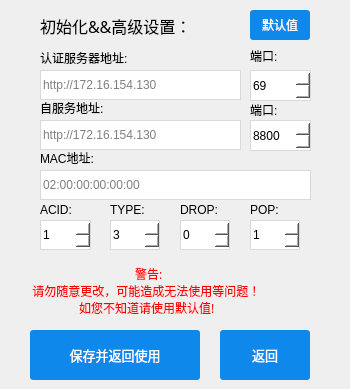
    <widget class="QWidget" name="advanced">
     <widget class="QPushButton" name="advanced_save">
      <property name="geometry">
       <rect>
        <x>30</x>
        <y>330</y>
        <width>170</width>
        <height>50</height>
       </rect>
      </property>
      <property name="font">
       <font>
        <family>微软雅黑</family>
        <pointsize>10</pointsize>
       </font>
      </property>
      <property name="styleSheet">
       <string notr="true">QPushButton{    
	background:#0f88eb;
    border: 0;
    border-radius: 3px;
    line-height: 41px;
    color: #fff;
	}
QPushButton:hover{
background:#0b77bd;
}
QPushButton:pressed
{
background:#0b4a73;
}</string>
      </property>
      <property name="text">
       <string>保存并返回使用</string>
      </property>
     </widget>
     <widget class="QLabel" name="Ladvanced">
      <property name="geometry">
       <rect>
        <x>40</x>
        <y>10</y>
        <width>191</width>
        <height>31</height>
       </rect>
      </property>
      <property name="font">
       <font>
        <family>微软雅黑</family>
        <pointsize>12</pointsize>
       </font>
      </property>
      <property name="text">
       <string>初始化&amp;&amp;高级设置：</string>
      </property>
     </widget>
     <widget class="QLabel" name="Warning">
      <property name="geometry">
       <rect>
        <x>20</x>
        <y>260</y>
        <width>321</width>
        <height>61</height>
       </rect>
      </property>
      <property name="font">
       <font>
        <family>微软雅黑</family>
        <pointsize>9</pointsize>
       </font>
      </property>
      <property name="styleSheet">
       <string notr="true">color: #ff0000;</string>
      </property>
      <property name="text">
       <string>                                     警告:
    请勿随意更改，可能造成无法使用等问题！
                   如您不知道请使用默认值!</string>
      </property>
     </widget>
     <widget class="QLineEdit" name="login_server">
      <property name="geometry">
       <rect>
        <x>40</x>
        <y>70</y>
        <width>201</width>
        <height>30</height>
       </rect>
      </property>
      <property name="styleSheet">
       <string notr="true">border: 1px solid #D9D9D6;
 background: #fff</string>
      </property>
      <property name="placeholderText">
       <string>http://172.16.154.130</string>
      </property>
     </widget>
     <widget class="QLineEdit" name="service_server">
      <property name="geometry">
       <rect>
        <x>40</x>
        <y>120</y>
        <width>201</width>
        <height>30</height>
       </rect>
      </property>
      <property name="styleSheet">
       <string notr="true">border: 1px solid #D9D9D6;
 background: #fff</string>
      </property>
      <property name="placeholderText">
       <string>http://172.16.154.130</string>
      </property>
     </widget>
     <widget class="QLineEdit" name="mac">
      <property name="geometry">
       <rect>
        <x>40</x>
        <y>170</y>
        <width>271</width>
        <height>30</height>
       </rect>
      </property>
      <property name="styleSheet">
       <string notr="true">border: 1px solid #D9D9D6;
 background: #fff</string>
      </property>
      <property name="placeholderText">
       <string>02:00:00:00:00:00</string>
      </property>
     </widget>
     <widget class="QLabel" name="Lloginserver">
      <property name="geometry">
       <rect>
        <x>40</x>
        <y>50</y>
        <width>151</width>
        <height>16</height>
       </rect>
      </property>
      <property name="text">
       <string>认证服务器地址:</string>
      </property>
     </widget>
     <widget class="QLabel" name="Lserviceserver">
      <property name="geometry">
       <rect>
        <x>40</x>
        <y>100</y>
        <width>141</width>
        <height>16</height>
       </rect>
      </property>
      <property name="text">
       <string>自服务地址:</string>
      </property>
     </widget>
     <widget class="QLabel" name="Lmac">
      <property name="geometry">
       <rect>
        <x>40</x>
        <y>150</y>
        <width>141</width>
        <height>16</height>
       </rect>
      </property>
      <property name="text">
       <string>MAC地址:</string>
      </property>
     </widget>
     <widget class="QSpinBox" name="login_port">
      <property name="geometry">
       <rect>
        <x>250</x>
        <y>70</y>
        <width>61</width>
        <height>31</height>
       </rect>
      </property>
      <property name="styleSheet">
       <string notr="true">border: 1px solid #D9D9D6;
 background: #fff</string>
      </property>
      <property name="maximum">
       <number>65535</number>
      </property>
      <property name="value">
       <number>69</number>
      </property>
     </widget>
     <widget class="QLabel" name="Lloginserver_2">
      <property name="geometry">
       <rect>
        <x>250</x>
        <y>46</y>
        <width>41</width>
        <height>20</height>
       </rect>
      </property>
      <property name="text">
       <string>端口:</string>
      </property>
     </widget>
     <widget class="QLabel" name="Lloginserver_3">
      <property name="geometry">
       <rect>
        <x>250</x>
        <y>100</y>
        <width>41</width>
        <height>20</height>
       </rect>
      </property>
      <property name="text">
       <string>端口:</string>
      </property>
     </widget>
     <widget class="QSpinBox" name="service_port">
      <property name="geometry">
       <rect>
        <x>250</x>
        <y>120</y>
        <width>61</width>
        <height>31</height>
       </rect>
      </property>
      <property name="styleSheet">
       <string notr="true">border: 1px solid #D9D9D6;
 background: #fff</string>
      </property>
      <property name="maximum">
       <number>65535</number>
      </property>
      <property name="value">
       <number>8800</number>
      </property>
     </widget>
     <widget class="QLabel" name="Lloginserver_4">
      <property name="geometry">
       <rect>
        <x>40</x>
        <y>200</y>
        <width>41</width>
        <height>20</height>
       </rect>
      </property>
      <property name="text">
       <string>ACID:</string>
      </property>
     </widget>
     <widget class="QLabel" name="Lloginserver_5">
      <property name="geometry">
       <rect>
        <x>110</x>
        <y>200</y>
        <width>41</width>
        <height>20</height>
       </rect>
      </property>
      <property name="text">
       <string>TYPE:</string>
      </property>
     </widget>
     <widget class="QSpinBox" name="acid">
      <property name="geometry">
       <rect>
        <x>40</x>
        <y>220</y>
        <width>51</width>
        <height>30</height>
       </rect>
      </property>
      <property name="styleSheet">
       <string notr="true">border: 1px solid #D9D9D6;
 background: #fff</string>
      </property>
      <property name="maximum">
       <number>10</number>
      </property>
      <property name="value">
       <number>1</number>
      </property>
     </widget>
     <widget class="QSpinBox" name="type">
      <property name="geometry">
       <rect>
        <x>110</x>
        <y>220</y>
        <width>50</width>
        <height>30</height>
       </rect>
      </property>
      <property name="styleSheet">
       <string notr="true">border: 1px solid #D9D9D6;
 background: #fff</string>
      </property>
      <property name="minimum">
       <number>1</number>
      </property>
      <property name="maximum">
       <number>10</number>
      </property>
      <property name="value">
       <number>3</number>
      </property>
     </widget>
     <widget class="QSpinBox" name="drop">
      <property name="geometry">
       <rect>
        <x>180</x>
        <y>220</y>
        <width>50</width>
        <height>30</height>
       </rect>
      </property>
      <property name="styleSheet">
       <string notr="true">border: 1px solid #D9D9D6;
 background: #fff</string>
      </property>
      <property name="maximum">
       <number>1</number>
      </property>
     </widget>
     <widget class="QSpinBox" name="pop">
      <property name="geometry">
       <rect>
        <x>250</x>
        <y>220</y>
        <width>50</width>
        <height>30</height>
       </rect>
      </property>
      <property name="styleSheet">
       <string notr="true">border: 1px solid #D9D9D6;
 background: #fff</string>
      </property>
      <property name="maximum">
       <number>1</number>
      </property>
      <property name="value">
       <number>1</number>
      </property>
     </widget>
     <widget class="QLabel" name="Lloginserver_6">
      <property name="geometry">
       <rect>
        <x>180</x>
        <y>200</y>
        <width>41</width>
        <height>20</height>
       </rect>
      </property>
      <property name="text">
       <string>DROP:</string>
      </property>
     </widget>
     <widget class="QLabel" name="Lloginserver_7">
      <property name="geometry">
       <rect>
        <x>250</x>
        <y>200</y>
        <width>41</width>
        <height>20</height>
       </rect>
      </property>
      <property name="text">
       <string>POP:</string>
      </property>
     </widget>
     <widget class="QPushButton" name="setdefaults">
      <property name="geometry">
       <rect>
        <x>250</x>
        <y>10</y>
        <width>60</width>
        <height>30</height>
       </rect>
      </property>
      <property name="font">
       <font>
        <family>微软雅黑</family>
       </font>
      </property>
      <property name="styleSheet">
       <string notr="true">QPushButton{    
	background:#0f88eb;
    border: 0;
    border-radius: 3px;
    line-height: 41px;
    color: #fff;
	}
QPushButton:hover{
background:#0b77bd;
}
QPushButton:pressed
{
background:#0b4a73;
}</string>
      </property>
      <property name="text">
       <string>默认值</string>
      </property>
      <property name="flat">
       <bool>false</bool>
      </property>
     </widget>
     <widget class="QPushButton" name="advanced_back">
      <property name="geometry">
       <rect>
        <x>220</x>
        <y>330</y>
        <width>90</width>
        <height>50</height>
       </rect>
      </property>
      <property name="font">
       <font>
        <family>微软雅黑</family>
        <pointsize>10</pointsize>
       </font>
      </property>
      <property name="styleSheet">
       <string notr="true">QPushButton{    
	background:#0f88eb;
    border: 0;
    border-radius: 3px;
    line-height: 41px;
    color: #fff;
	}
QPushButton:hover{
background:#0b77bd;
}
QPushButton:pressed
{
background:#0b4a73;
}</string>
      </property>
      <property name="text">
       <string>返回</string>
      </property>
     </widget>
    </widget>
